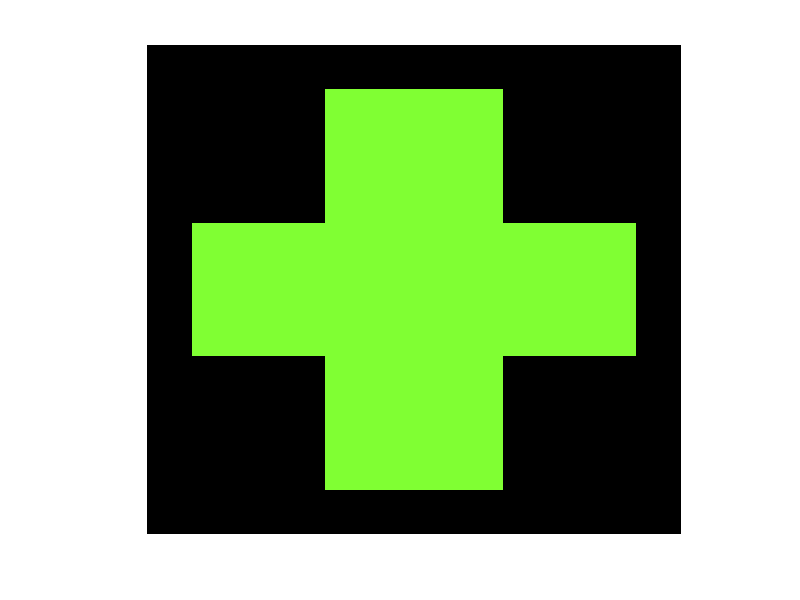

MATLAB code for this plot:
%GENERACION DE UNA IMAGEN 2X2
%4 pixeles binaria
MA=[0,0,0,0,0,0,0,0,0,0,0,0;
    0,0,0,0,1,1,1,1,0,0,0,0;
    0,0,0,0,1,1,1,1,0,0,0,0;
    0,0,0,0,1,1,1,1,0,0,0,0;
    0,1,1,1,1,1,1,1,1,1,1,0;
    0,1,1,1,1,1,1,1,1,1,1,0;
    0,1,1,1,1,1,1,1,1,1,1,0;
    0,0,0,0,1,1,1,1,0,0,0,0;
    0,0,0,0,1,1,1,1,0,0,0,0;
    0,0,0,0,1,1,1,1,0,0,0,0;
    0,0,0,0,0,0,0,0,0,0,0,0];
%filas=alto columnas=ancho
%mostrar imagen
% % imshow(MA)
% % %1=blanco 0=negro
% % Dim=size(MA);
% % Columnas=Dim(1);
% % Filas=Dim(2);
% % %pixel por cada pixel
% % for i=1:Columnas
% %     for j=1:Filas
% %         Grises(i,j)=MA(i,j)*rand;
% %     end
% % end
% % figure 
% % imshow(Grises)

%genera matrices de color
Matriz_Rojo=0.5.*MA;
Matriz_Azul=1.*MA;
Matriz_Verde=0.2.*MA;
%componente rojo
Imagen_RGB(:,:,1)=Matriz_Rojo;
%componente Azul
Imagen_RGB(:,:,2)=Matriz_Azul;
%componente Verde
Imagen_RGB(:,:,3)=Matriz_Verde;
imshow(Imagen_RGB)
    